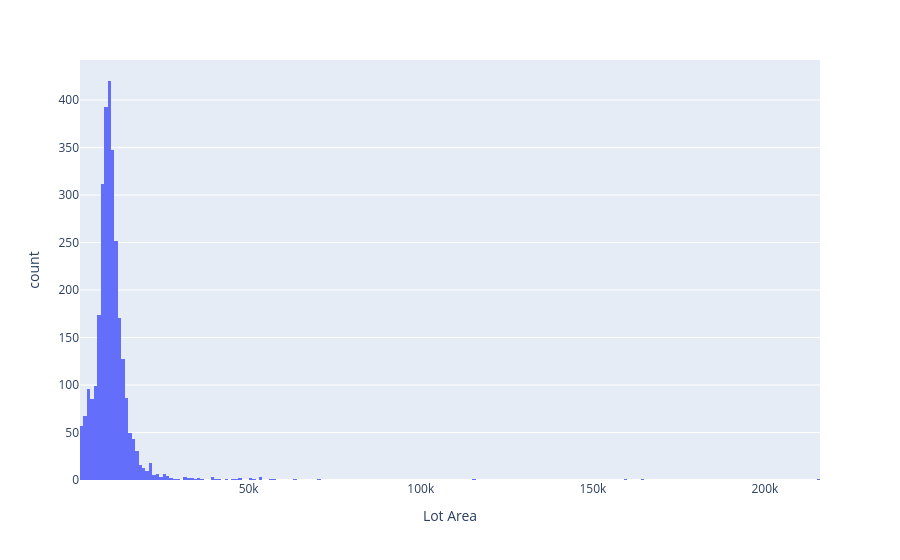

The notebook cell this image was saved under:
### Code cell
# draw a histogram for Lot Area
fig=px.histogram(df,x='Lot Area')
fig.show()

### Figure 1 — Plotly figure (JSON) as saved in the notebook; plotly's stock layout.template omitted (floating-point values rounded to 4 significant figures; data arrays with more than 128 entries replaced by an {"elided": "..."} marker saying what was removed)
{"data": [{"alignmentgroup": "True", "bingroup": "x", "hovertemplate": "Lot Area=%{x}<br>count=%{y}<extra></extra>", "legendgroup": "", "marker": {"color": "#636efa", "pattern": {"shape": ""}}, "name": "", "offsetgroup": "", "orientation": "v", "showlegend": false, "type": "histogram", "x": {"elided": "2930 int values"}, "xaxis": "x", "yaxis": "y"}], "layout": {"barmode": "relative", "legend": {"tracegroupgap": 0}, "margin": {"t": 60}, "xaxis": {"anchor": "y", "domain": [0, 1], "title": {"text": "Lot Area"}}, "yaxis": {"anchor": "x", "domain": [0, 1], "title": {"text": "count"}}}}
